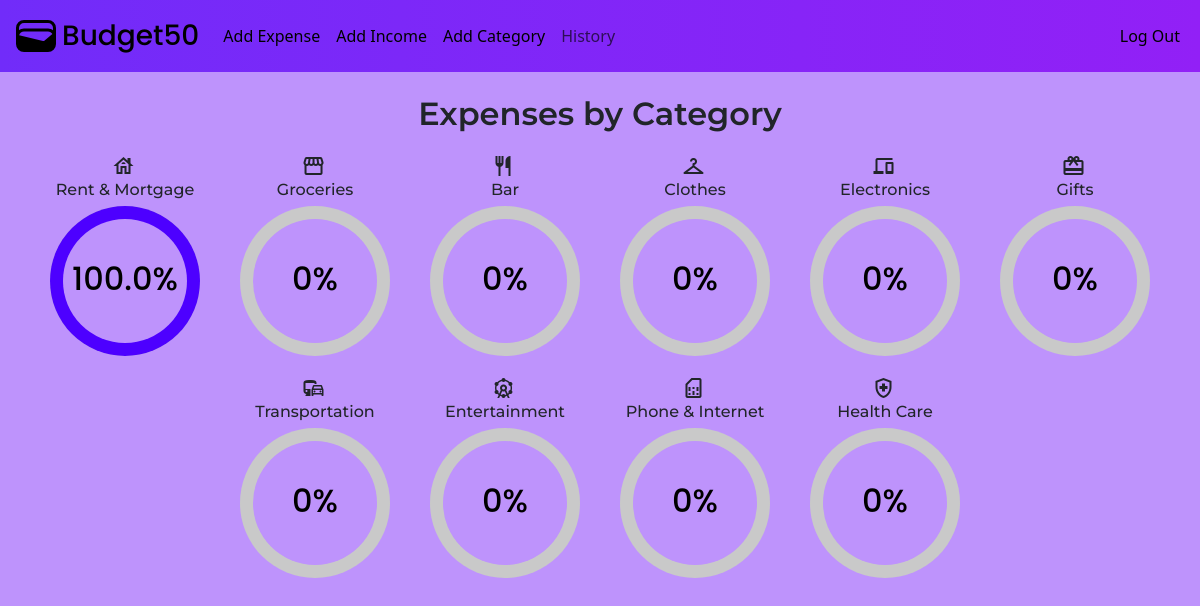
Screenshot of /show-expenses (signed in) with the database file from the repository.
### tables this page shows
CREATE TABLE expense_categories (
    id INTEGER PRIMARY KEY AUTOINCREMENT NOT NULL,
    name TEXT NOT NULL,
    icon TEXT NOT NULL,
    color TEXT NOT NULL,
    user_id INTEGER,
    FOREIGN KEY(user_id) REFERENCES users(id)
);

### app.py (the view)
@app.route("/show-expenses")
@login_required
def showExpenses():
    categories = db.execute("SELECT * FROM expense_categories WHERE user_id IS NULL OR user_id = ?", session["user_id"])
    for category in categories:
        category["percentage"] = 0
        category["degree"] = 0
    expenses = db.execute("SELECT SUM(expenses.total) AS total, expense_categories.name, expense_categories.id FROM expenses JOIN expense_categories ON expenses.category_id = expense_categories.id WHERE expenses.user_id = ? GROUP BY category_id",
                          session["user_id"])
    sum = 0
    for i in range(len(expenses)):
        sum += expenses[i]["total"]
    for i in range(len(expenses)):
        expenses[i]["total"] = round(((expenses[i]["total"] / sum) * 100), 1)
    for expense in expenses:
        for category in categories:
            if expense["id"] == category["id"]:
                category["percentage"] = expense["total"]
                category["degree"] = round(((category["percentage"] / 100) * 180), 1)
                break
    categories.sort(key=get_percentage, reverse=True)
    return render_template("show-expenses.html", categories=categories)

### app.py (called while the page is built)
def get_percentage(record):
    return record.get('percentage')

@app.after_request
def after_request(response):
    response.headers["Cache-Control"] = "no-cache, no-store, must-revalidate"
    response.headers["Expires"] = 0
    response.headers["Pragma"] = "no-cache"
    return response

### helpers.py (called while the page is built)
def login_required(f):
    @wraps(f)
    def decorated_function(*args, **kwargs):
        if session.get("user_id") is None:
            return redirect("/login")
        return f(*args, **kwargs)
    return decorated_function

### templates/show-expenses.html (shortened to what this page needs)
{% extends "layout.html" %}
{% block main %}
    <main class="main-index">
        <p id="text-expenses">Expenses by Category</p>
        <div class="container-bars">
            <div class="bars">
                {% for i in range(categories|length) %}
                <div>
                    <div class="all">
                        <span class="material-symbols-outlined" style="margin-right: 3px;">
                        </span>
                        <p id="name-category">
                            {{ categories[i]["name"] }}
                        </p>
                        <div class="circle-wrap">
                            <div class="circle">
                                <div class="inside-circle">
                                    {{categories[i]["percentage"]}}%
                                </div>
                            </div>
                        </div>
                    </div>
                </div>
                {% endfor %}
            </div>
        </div>
    </main>
{% endblock %}

### templates/layout.html (shortened to what this page needs)
<!DOCTYPE html>
<html lang="en">
<head>
    <link href="https://cdn.jsdelivr.net/npm/bootstrap@5.3.0-alpha1/dist/css/bootstrap.min.css" rel="stylesheet">
    <link href="/static/styles.css" rel="stylesheet">
</head>
<body>
    <header>
      <nav class="navbar navbar-expand-lg" style="background: linear-gradient(to right, #712cf9, #9220f6);">
        <div class="container-fluid">
          <div class="logo">
            <img src="/static/wallet.svg" alt="logo">
            <a class="navbar-brand logo-font" href="/">Budget50</a>
          </div>
          <div class="collapse navbar-collapse" id="navbarText">
            <ul class="navbar-nav me-auto mb-2 mb-lg-0">
              <li class="nav-item">
                <a class="nav-link active" href={{url_for('expense')}}>Add Expense</a>
              </li>
              <li class="nav-item">
                <a class="nav-link active" href={{url_for('income')}}>Add Income</a>
              </li>
              <li class="nav-item">
                <a class="nav-link active" href={{url_for('category')}}>Add Category</a>
              </li>
              <li class="nav-item">
                <a class="nav-link" aria-current="page" href={{url_for('history')}}>History</a>
              </li>
            </ul>
            <span class="navbar-text">
              <ul class="navbar-nav me-auto mb-2 mb-lg-0">
                <li class="nav-item">
                  <a class="nav-link active" aria-current="page" href={{url_for('logout')}}>Log Out</a>
                </li>
              </ul>
            </span>
          </div>
        </div>
      </nav>
    </header>
        {% block main %}
        {% endblock %}
</body>
</html>

### static/styles.css (style rules this page uses)
body { background: #BE93FC; margin: 0; user-select: none; overflow: overlay; }
.logo { display: flex; align-items: center; justify-content: center; }
.logo-font { font-family: 'Poppins', sans-serif; font-weight: 500; font-size: 28px; text-decoration: none; padding-left: 2px; }
.container-bars { display: flex; align-items: center; justify-content: center; }
.bars { width: 1200px; display: flex; align-items: center; justify-content: center; flex-wrap: wrap; }
.all { display: flex; flex-direction: column; align-items: center; justify-content: center; }
#name-category { margin: 0; font-family: 'Montserrat'; font-weight: 500; font-size: 9; }
.circle-wrap { display: grid; grid-template-columns: repeat(1, 160px); grid-gap: 80px; width: 150px; height: 150px; background: #c9c9c9; border-radius: 50%; margin: 4px 20px 20px; }
.circle-wrap .inside-circle { width: 124px; height: 124px; border-radius: 50%; background: #BE93FC; line-height: 120px; text-align: center; margin-top: 13px; margin-left: 13px; color: black; position: absolute; z-index: 100; font-weight: 500; font-size: 2em; }
#text-expenses { font-family: 'Montserrat', sans-serif; text-align: center; padding-top: 18px; font-size: 2rem; font-weight: 600; }
.main-index { font-family: 'Poppins', sans-serif; font-weight: 400; }

### rows the page displays
expense_categories: name "Rent & Mortgage"
expense_categories: name "Groceries"
expense_categories: name "Bar"
expense_categories: name "Clothes"
expense_categories: name "Electronics"
expense_categories: name "Gifts"
expense_categories: name "Transportation"
expense_categories: name "Entertainment"
expense_categories: name "Phone & Internet"
expense_categories: name "Health Care"

### other values shown
{{ categories[i]["percentage"] }} "100.0" "0" "0" "0" "0" "0" "0" "0" "0" "0"
